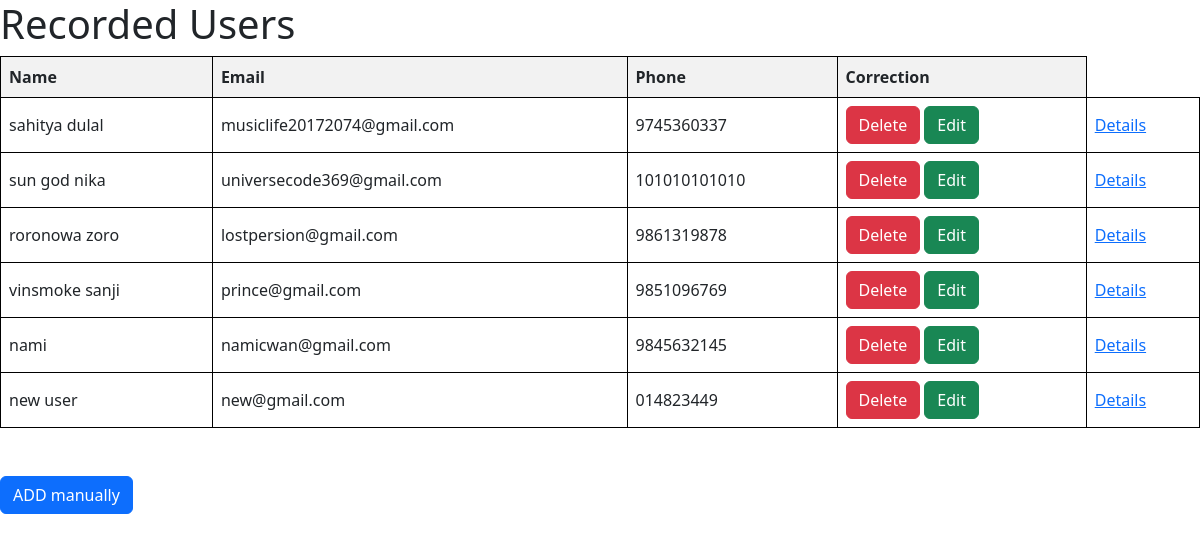
The page /show on the database as committed earlier.
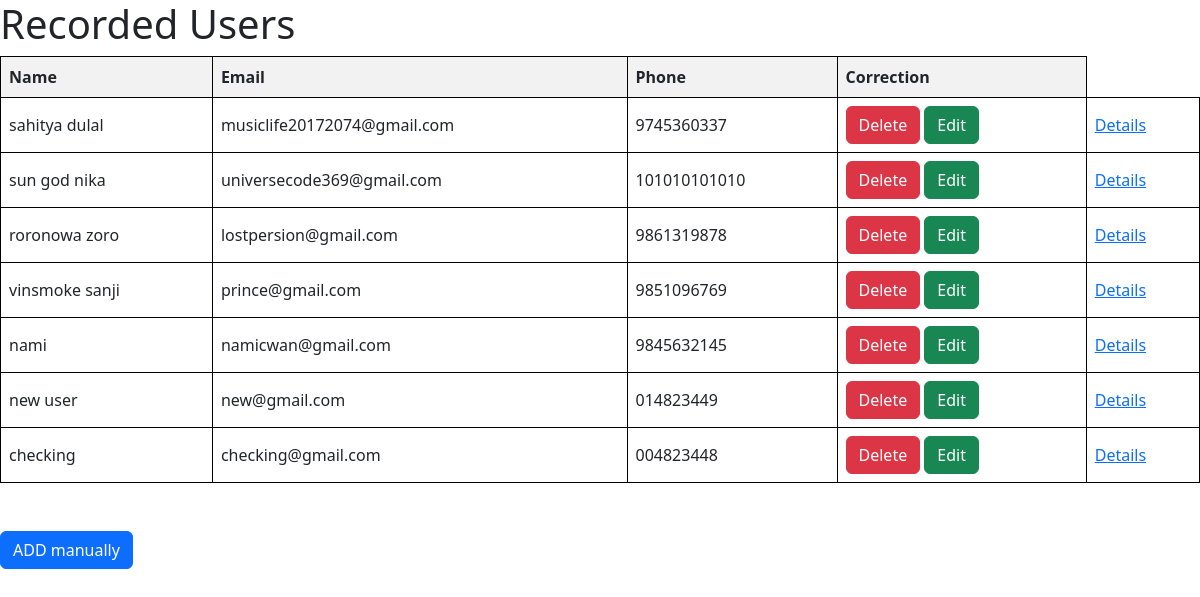
The same page on the database as committed later.
### app.py (models this page shows, shortened)
class User(db.Model):
    id = db.Column(db.Integer, primary_key=True)
    name = db.Column(db.String(80), nullable=False)
    email = db.Column(db.String(120), unique=True, nullable=False)
    phone = db.Column(db.String(15), nullable=False)

### app.py (the view)
@app.route('/show')
def show():
    users= User.query.all()
    return render_template('show.html', users=users)

### app.py (called while the page is built)
@app.before_request
def create_tables():
    db.create_all()

### templates/show.html (shortened to what this page needs)
{% extends 'base.html' %}
{% block body %}
    <h1>Recorded Users</h1>
    <table>
        <tr>
            <th>Name</th>
            <th>Email</th>
            <th>Phone</th>
            <th>Correction</th>
        </tr>
        {% for user in users %}
        <tr>
            <td>{{ user.name }}</td>
            <td>{{ user.email }}</td>
            <td>{{ user.phone }}</td>
            <td>
                <form method="post" action="{{ url_for('delete_user', user_id=user.id) }}" style="display: inline;">
                    <button class="btn btn-danger" type="submit">Delete</button>
                </form>
                <a class="btn btn-success" href="{{ url_for('edit_user', user_id=user.id) }}">Edit</a>
            </td>
            <td>
                {% if user.info %}
                    <a href="{{ url_for('user_detail', user_id=user.id) }}">Details</a>
                {% else %}
                    <a href="{{ url_for('add_user_detail', user_id=user.id) }}">Add Details</a>
                {% endif %}
            </td>
        </tr>
        {% endfor %}
    </table>
    <br>
    <br>
    <a href="/" class="btn btn-primary">ADD manually</a>
    {% endblock %}

Rows that differ between the two databases and show on the page:
added User: name "checking", email "checking@gmail.com", phone "004823448"
